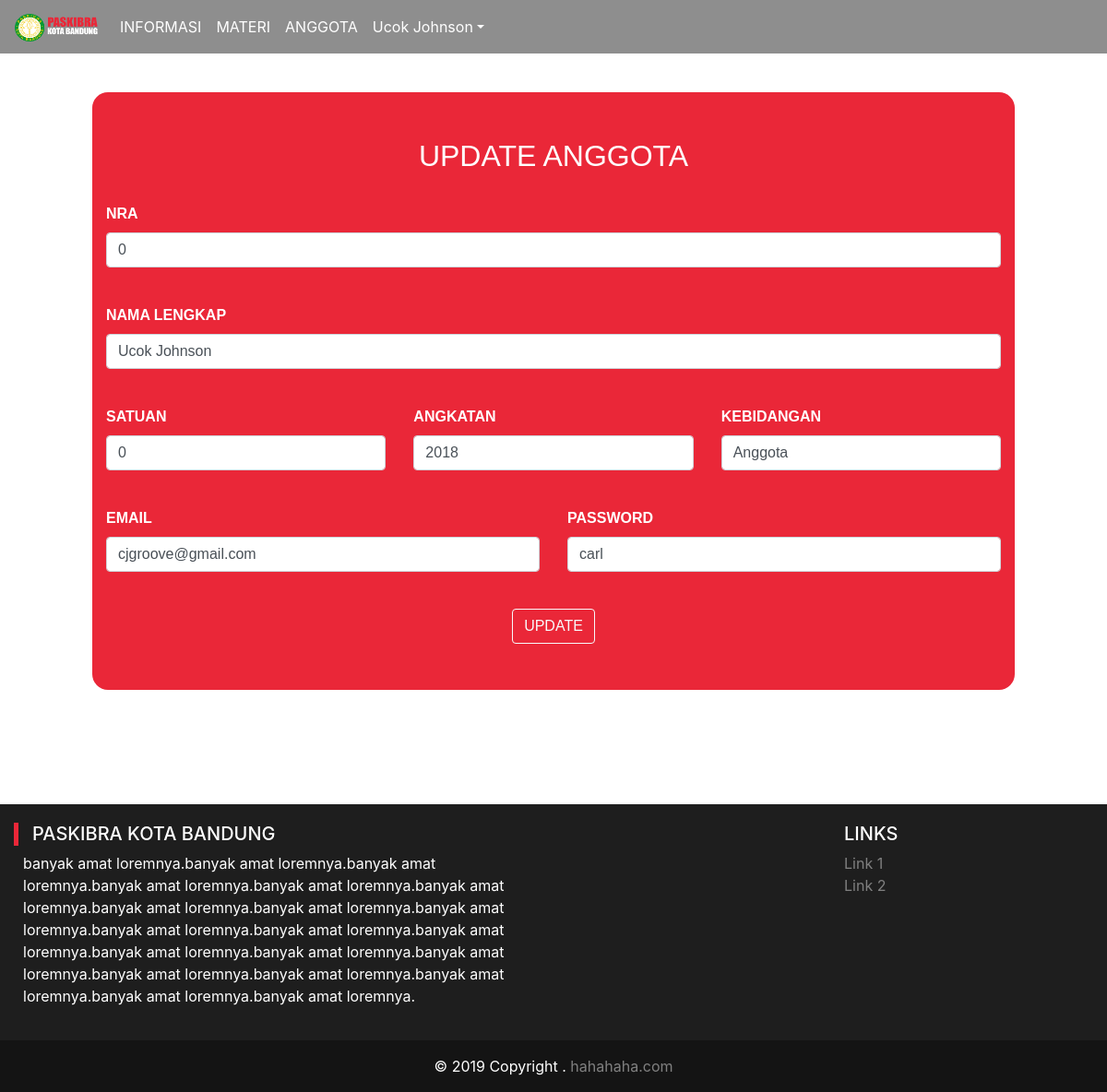
The page /x/update_a.php?id=1 (signed in) on the database its author committed.
### tables this page shows
CREATE TABLE `user` (
  `id` int(5) NOT NULL,
  `nra` int(12) NOT NULL,
  `nama` varchar(50) NOT NULL,
  `satuan` varchar(50) NOT NULL,
  `angkatan` varchar(4) NOT NULL,
  `kebidangan` varchar(50) NOT NULL,
  `email` varchar(50) NOT NULL,
  `password` varchar(50) NOT NULL,
  `level` varchar(5) NOT NULL
);

### x/update_a.php (the view, shortened to what this page needs)
<?php
  if ($_SESSION['u_level'] == 'admin') {
$id= $_GET['id'];
include ('koneksi.php');
$tampil = "SELECT * FROM user WHERE id = '$id'";
$hasil = mysqli_query($koneksi, $tampil);
$data = mysqli_fetch_array($hasil);
?>
<!doctype html>
<html lang="en">
<html>
<head>
  <link rel="stylesheet" href="css/style.css">
  <link rel="stylesheet" href="css/bootstrap.min.css">
</head>
<body>
      <nav class="navbar fixed-top navbar-expand-lg navbar-light bg-nav">
        <a class="navbar-brand" href="index.php">
            <img src="img/logo.png" width="90px" height="30px">
          </a>
        <div class="collapse navbar-collapse" id="navbarNav">
          <ul class="navbar-nav mr-auto">
            <li class="nav-item active">
              <a class="nav-link" href="informasi.php">INFORMASI<span class="sr-only">(current)</span></a>
            </li>
            <li class="nav-item">
              <a class="nav-link" href="materi.php">MATERI</a>
            </li>
            <?php
            if ($_SESSION['u_level'] == 'admin') {
              echo "<li class='nav-item'>
                <a class='nav-link' href='anggota.php'>ANGGOTA</a>
              </li>";
            }elseif ($_SESSION['u_level'] == 'user') {
              echo "<li class='nav-item'>
                <a class='nav-link' href='anggota.php'>ANGGOTA</a>
              </li>";
            }else{
            }
            ?>
             <li>
              <?php
              if ($_SESSION['u_level'] == 'admin') {
                echo "<div class='dropdown'><a class='nav-link dropdown-toggle' href='#' id='navbarDropdown' role='button' data-toggle='dropdown' aria-haspopup='true' aria-expanded='false'>";
                  echo  $_SESSION['u_nama']."</a>";
                  echo "<div class='dropdown-menu' aria-labelledby='navbarDropdown'>";
                  echo "  <a class='dropdown-item' href='logout.php'>Log Out</a></div></div>";
              }else if($_SESSION['u_level'] == 'user') {
                echo "<div class='dropdown'><a class='nav-link dropdown-toggle' href='#' id='navbarDropdown' role='button' data-toggle='dropdown' aria-haspopup='true' aria-expanded='false'>";
                  echo  $_SESSION['u_nama']."</a>";
                  echo "<div class='dropdown-menu' aria-labelledby='navbarDropdown'>";
                  echo "  <a class='dropdown-item' href='logout.php'>Log Out</a></div></div>";
              }else{
                echo "<a href='login.php'><button class='btn btn-danger my-2 my-sm-0' type='submit'>Login</button></a>";
              }
            ?>
            </li>
          </ul>
        </div>
      </nav>
  <div class="isi">
    <div class="col-sm-12 form-informasi">
      <form action="proses_update_a.php" method="GET">
        <center><h2>UPDATE ANGGOTA</h2></center><br>
        <div class="row">
          <div class="col-md-12">
            <div class="form-group">
              <label for="exampleFormControlTextarea1">NRA</label>
              <input value="<?php echo $data['nra']?>" name="nra" rows="1" class="form-control" id="exampleFormControlTextarea1" placeholder="Tulis nra disini..."><br>
            </div>
          </div>
          <div class="col-md-12">
            <div class="form-group">
              <label for="exampleFormControlTextarea1">NAMA LENGKAP</label>
              <input value="<?php echo $data['nama']?>" name="nama" rows="1" class="form-control" id="exampleFormControlTextarea1" placeholder="Tulis nama disini..."><br>
            </div>
          </div>
          <div class="col-md-4">
            <div class="form-group">
              <label for="exampleFormControlTextarea1">SATUAN</label>
              <input value="<?php echo $data['satuan']?>" name="satuan" rows="1" class="form-control" id="exampleFormControlTextarea1" placeholder="Tulis satuan disini..."><br>
            </div>
          </div>
          <div class="col-md-4">
            <div class="form-group">
              <label for="exampleFormControlTextarea1">ANGKATAN</label>
              <input value="<?php echo $data['angkatan']?>" name="angkatan" rows="1" class="form-control" id="exampleFormControlTextarea1" placeholder="Tulis angkatan disini..."><br>
            </div>
          </div>
          <div class="col-md-4">
            <div class="form-group">
              <label for="exampleFormControlTextarea1">KEBIDANGAN</label>
              <input value="<?php echo $data['kebidangan']?>" name="kebidangan" rows="1" class="form-control" id="exampleFormControlTextarea1" placeholder="Tulis kebidangan disini..."><br>
            </div>
          </div>
          <div class="col-md-6">
            <div class="form-group">
              <label for="exampleFormControlTextarea1">EMAIL</label>
              <input value="<?php echo $data['email']?>" name="email" rows="1" class="form-control" id="exampleFormControlTextarea1" placeholder="Tulis email disini..."><br>
            </div>
          </div>
          <div class="col-md-6">
            <div class="form-group">
              <label for="exampleFormControlTextarea1">PASSWORD</label>
              <input value="<?php echo $data['password']?>" name="password" rows="1" class="form-control" id="exampleFormControlTextarea1" placeholder="Tulis password disini..."><br>
            </div>
          </div>
        </div>
        <center><button type="submit" name="update_a" class="btn btn-outline-light">UPDATE</button></center>
      </form>
    </div>
  </div>
  <footer class="page-footer font-small blue pt-4">
      <div class="container-fluid myfoot text-center text-md-left">
        <div class="row" style="padding-top: 20px; padding-bottom: 20px">
            <div class="col-md-6 mt-md-0 mt-3">
          <div class="tag"></div>
              <h5 class="text-uppercase" style="margin-left: 20px">PASKIBRA KOTA BANDUNG</h5>
              <p style="margin-left: 10px">banyak amat loremnya.banyak amat loremnya.banyak amat loremnya.banyak amat loremnya.banyak amat loremnya.banyak amat loremnya.banyak amat loremnya.banyak amat loremnya.banyak amat loremnya.banyak amat loremnya.banyak amat loremnya.banyak amat loremnya.banyak amat loremnya.banyak amat loremnya.banyak amat loremnya.banyak amat loremnya.banyak amat loremnya.banyak amat loremnya.banyak amat loremnya.banyak amat loremnya.</p>
            </div>
            <div class="col-md-3 mb-md-0 mb-3"></div>
            <div class="col-md-3 mb-md-0 mb-3">
              <h5 class="text-uppercase">Links</h5>
                <ul class="list-unstyled">
                  <li>
                    <a class="merah" href="#!">Link 1</a>
                  </li>
                  <li>
                    <a class="merah" href="#!">Link 2</a>
                  </li>
            </div>
        </div>
      </div>
      <div class="footer-copyright myfoot2 text-center py-3">© 2019 Copyright .
        <a class="merah" href="#"> hahahaha.com</a>
      </div>
  </footer>
</body>
</html>
<?php
}else{
  header("location:index.php");
}
?>

### x/css/style.css (style rules this page uses)
body { font-family: arial, sans-serif; margin: 0px; padding: 0px; width: 100%; background: white !important; }
.bg-nav { background: rgba(30,30,30,0.5); }
nav .navbar-nav li a { color: white !important; }
.isi { font-family: 'roboto', sans-serif; background: white; width: 100%; margin: 0px ; padding: 100px; }
.form-informasi { padding: 50px; margin-left: auto; margin-right: auto; border-radius: 17px; width: 1000px; background: #ea2738; font-family: arial, sans-serif; font-weight: bold; color: white; }
.myfoot { color: white; background: rgb(30,30,30); }
.myfoot2 { color: white; background: rgb(20,20,20); }
.tag { position: absolute; height: 25px; width: 5px; background-color: #ea2738; }
.merah { text-decoration: none; color:gray; }

### rows shown on the page
user: nra "0", nama "Ucok Johnson", satuan "0", angkatan "2018", kebidangan "Anggota", email "cjgroove@gmail.com", password "carl"

### other values the page prints
$_SESSION['u_nama'] "Ucok Johnson"
